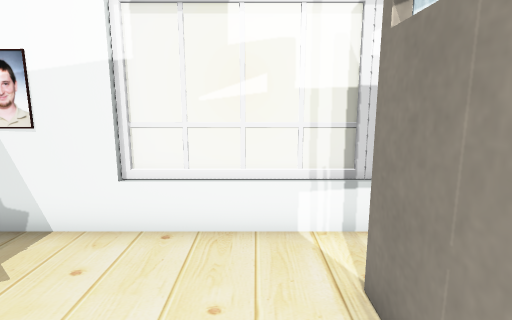
[1] (above)

18 first-person views from a walk through a Gazebo world. The camera is 1.2 m above the floor, tilts 10° down and sees 80° across. The floor is counted in squares, 0.5 m on a side. Each view is taken from the middle of a square. On the plan, view 1 faces up. The plan holds only what a view shows up to about 18 squares ahead; the rest is blank. Some surface patterns are stand-ins.

[2]
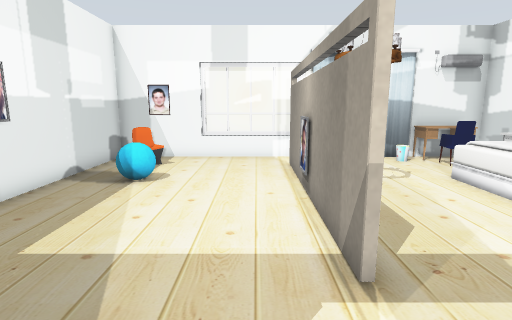

[3]
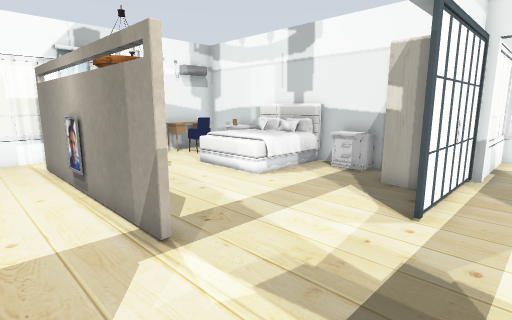

[4]
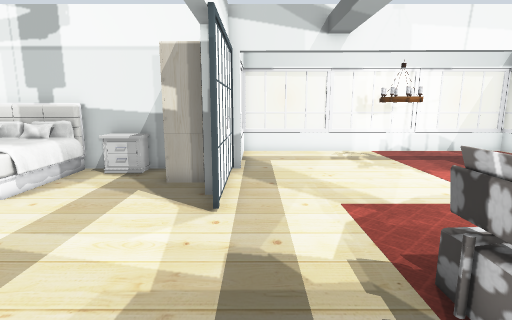

[5]
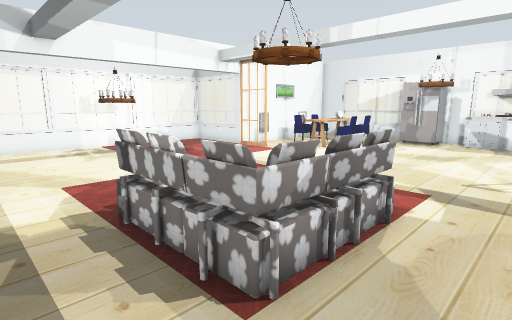

[6]
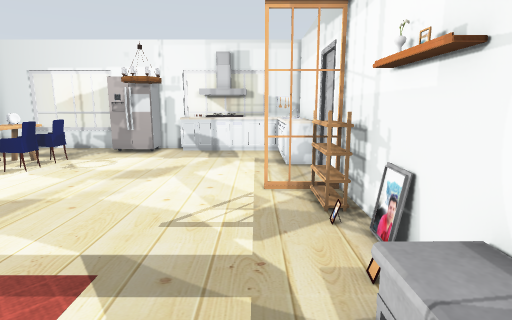

[7]
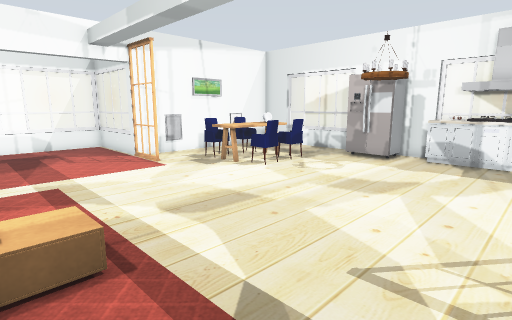

[8]
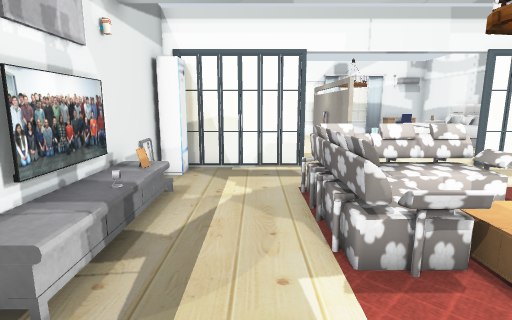

[9]
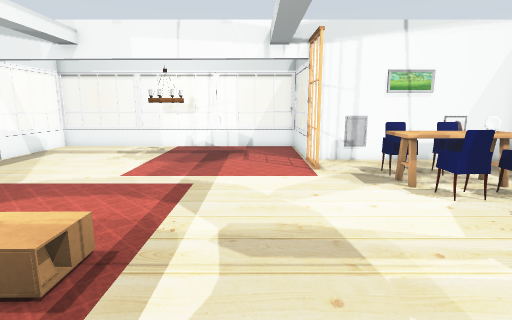

[10]
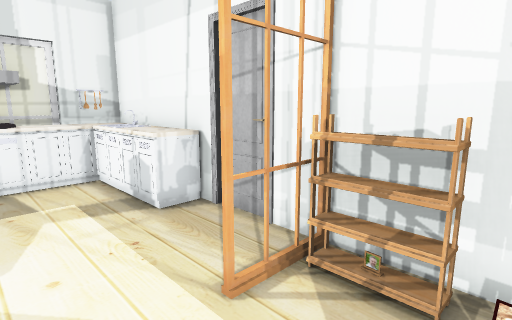

[11]
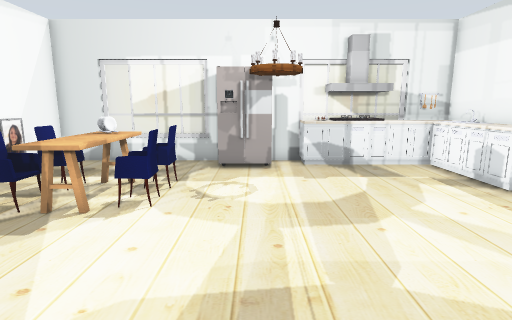

[12]
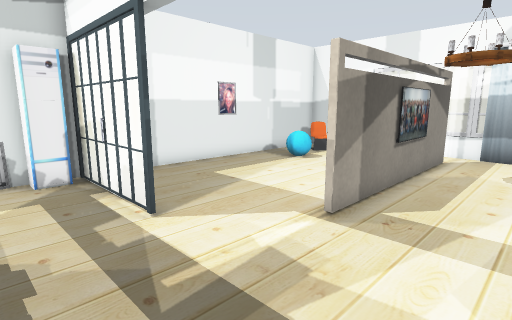

[13]
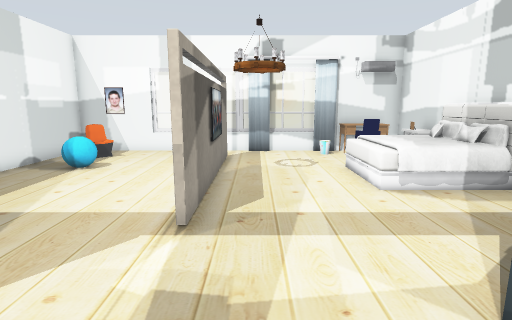

[14]
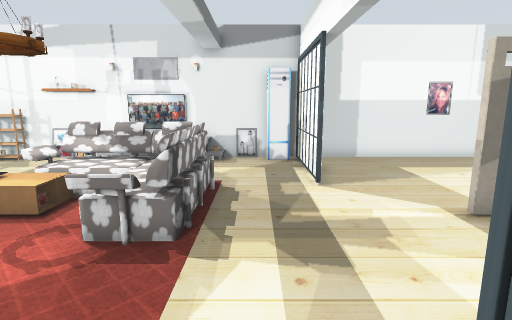

[15]
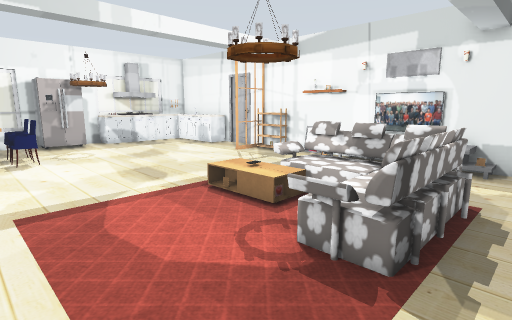

[16]
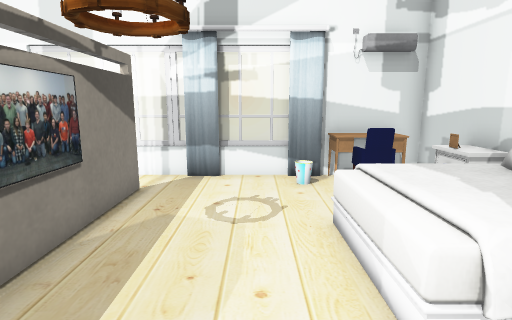

[17]
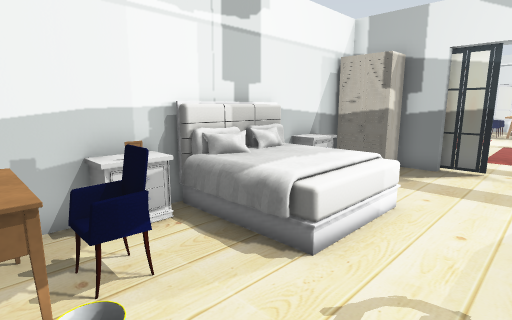

[18]
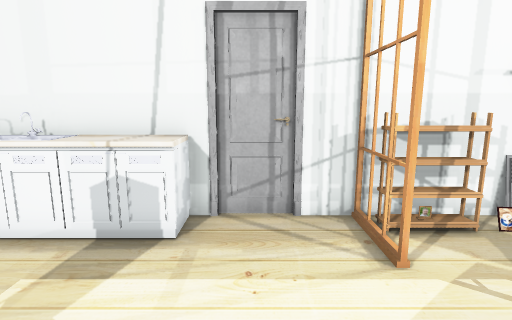

### Floor plan
Points are (right, up) in squares from view 1. A wall is a line through its corners. A room is listed if a view was taken in it or the views show most of it. See-through windows are left out.
Room 1 (views 1, 2, 3, 4, 5, 6, 7, 8, 9, 10, 11, 12, 13, 14, 15, 16, 17, 18)
walls: (7.1, -8.1) (7.1, -7.6) (8.6, -7.6); (1.4, -5.2) (1.4, -1.5); (11.5, -8.4) (10.6, -8.4); (10.7, -6.6) (10.7, 5.6) (7.3, 5.6); (-6.5, -8) (-6.5, -23.6); (1.6, -1.5) (1.6, -5.2); (1.4, 0.4) (1.4, 3.6); (-6.5, -26) (-6.5, -31.6) (-5.4, -31.6); (1.6, 3.6) (1.6, 0.4); (3.4, -31.6) (10.7, -31.6) (10.7, -22.4) (15.5, -22.4); (0, -31.6) (1.6, -31.6); (-2.4, 5.6) (-6.5, 5.6) (-6.5, -6.9)
low walls: (15.5, -13.5) (15.5, -8.3); (15.5, -22.4) (15.5, -17.4); (2.6, 5.6) (1.4, 5.6)
objects: door leaf (-7, -25); other object (-7, -24); kitchen cabinet (-6, -31) to (-4, -27); door leaf (-6, -23) to (-4, -23); shoe rack (-6, -22) to (-6, -21); desk (-6, -20); vase (-6, -19); desk (-6, -18); TV cabinet (-6, -17) to (-5, -15); TV (-6, -16); picture (-6, -15) to (-6, -14); TV (-6, -13); TV cabinet (-6, -12); picture (-6, -11); other object (-6, -9); picture (-6, -1); other object (-5, -32); desk (-5, -13); chair (-5, 3) to (-4, 4); window (-4, -32); door leaf (-4, -8); cyan ball (-4, 1); other object (-3, -31) to (-2, -31); bench (-2, -32); door leaf (-2, -8) to (-1, -8); window (-2, 6) to (1, 6); window (-1, -32); kitchen cabinet (-1, -31) to (0, -31); sofa (-1, -16) to (3, -11); coffee table (0, -17) to (1, -15); lamp (1, -29) to (2, -28); other object (1, -16); lamp (1, -16) to (2, -15); picture (1, -1); fridge (2, -31) to (3, -30); other object (2, -17); TV (2, -1); lamp (2, -1) to (4, 1); window (3, 6) to (6, 6); window (5, -32); chair (5, -27); chair (5, -26) to (5, -25); kitchen table (6, -28) to (7, -28); table (6, -27) to (7, -27); kitchen table (6, -26) to (7, -25); door leaf (6, -8); bin (6, 4) to (7, 5); chair (7, -25) to (8, -25); bed (7, -2) to (10, 1); curtain (7, 5); chair (8, -27); door leaf (8, -8); chair (8, 3) to (9, 4); desk (8, 4) to (10, 5); door leaf (9, -22) to (10, -22); wardrobe (9, -7) to (10, -6); nightstand (10, -5) to (10, -4); nightstand (10, 2); other object (10, 3); picture (11, -29); picture (11, -24); lamp (12, -16) to (13, -15); window (12, -8) to (15, -8); window (13, -22) to (15, -22); window (16, -20); window (16, -17) to (16, -14); window (16, -10)

Where each view was taken, in squares from view 1:
view 1: 0 up, 0 right, facing up
view 2: 9 down, 0 right, facing up
view 3: 10 down, 1 left, facing up-right
view 4: 9 down, 1 left, facing right
view 5: 9 down, 4 left, facing down-right
view 6: 14 down, 4 left, facing down
view 7: 16 down, 4 left, facing down-right
view 8: 20 down, 3 left, facing up
view 9: 20 down, 3 left, facing right
view 10: 20 down, 2 left, facing down-left
view 11: 18 down, 2 right, facing down
view 12: 11 down, 5 right, facing up-left
view 13: 11 down, 3 right, facing up
view 14: 10 down, 8 right, facing left
view 15: 10 down, 7 right, facing down-left
view 16: 5 down, 5 right, facing up
view 17: 5 up, 4 right, facing down-right
view 18: 25 down, 0 right, facing left
